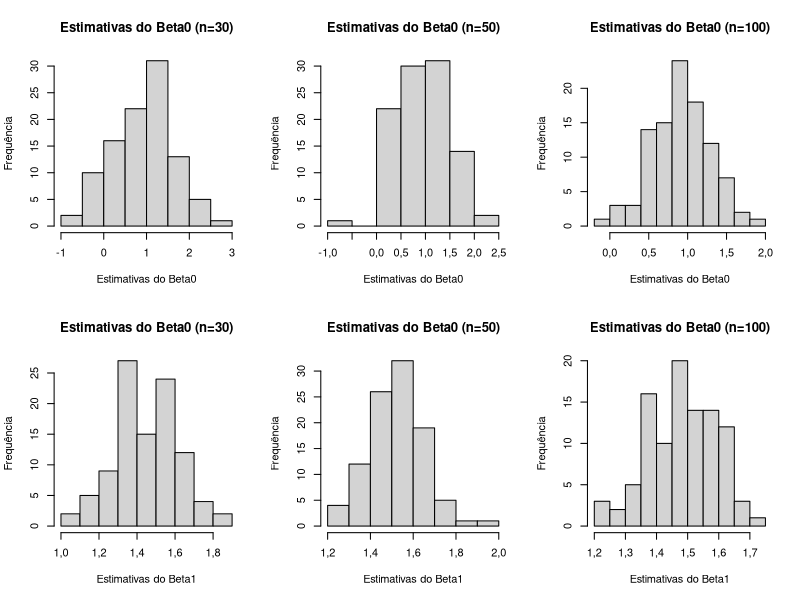

Write the R code that produced this figure. (Note: this script raises an error after producing the figure.)
## ---- chunk 1
knitr::opts_chunk$set(
  echo = FALSE, 
  message = FALSE,
  warning = FALSE,
  tidy.opts = list(width.cutoff = 60),
  tidy = TRUE,
  digits=3
  )
options(
  OutDec = ",", 
  knitr.table.format = "latex", 
  xtable.comment = FALSE
  )
ggplot2::theme_set(ggplot2::theme_bw())
## ---- chunk 2
options(tinytex.verbose = TRUE)
## ---- chunk 3
x30 <- runif(30, 5, 20) # Gera os valores de X para uma amostra de tamanho 30
x30.mean <- mean(x30) # Calcula a média de X para uma amostra de tamanho 30
dif.x30.x30mean <- x30 - x30.mean # Calcula os desvios dos xi's em relação a média. 

x50 <- runif(50, 5, 20) # Gera os valores de X para uma amostra de tamanho 50
x50.mean <- mean(x50) # Calcula a média de X para uma amostra de tamanho 30
dif.x50.x50mean <- x50 - x50.mean # Calcula os desvios dos xi's em relação a média.

x100 <- runif(100, 5, 20) # Gera os valores de X para uma amostra de tamanho 100
x100.mean <- mean(x100) # Calcula a média de X para uma amostra de tamanho 100
dif.x100.x100mean <- x100 - x100.mean # Calcula os desvios dos xi's em relação a média.
## ---- chunk 4
# Gera os valores de Y para uma amostra de tamanho 30
y30a <- matrix(nrow = 30, ncol = 100)
for (i in 1:100) {
    y30a[,i] <- 1 + 1.5*dif.x30.x30mean + rnorm(30, 0, 4)
}

# Gera os valores de Y para uma amostra de tamanho 50
y50a <- matrix(nrow = 50, ncol = 100)
for (i in 1:100) {
    y50a[,i] <- 1 + 1.5*dif.x50.x50mean + rnorm(50, 0, 4)
}

# Gera os valores de Y para uma amostra de tamanho 100
y100a <- matrix(nrow = 100, ncol = 100)
for (i in 1:100) {
    y100a[,i] <- 1 + 1.5*dif.x100.x100mean + rnorm(100, 0, 4)
}
## ---- chunk 5
# Nomea as colunas dos Y's
colnames(y30a) <- paste("y30a", 1:100, sep = "")
colnames(y50a) <- paste("y50a", 1:100, sep = "")
colnames(y100a) <- paste("y100a", 1:100, sep = "")
## ---- chunk 6
# Ajusta todos os modelos da simulação para as amostras de tamanho 30
mnih30a <- list()
for (i in 1:100) {
 mnih30a[[i]] <- lm(y30a[,i] ~ dif.x30.x30mean) 
}

# Ajusta todos os modelos da simulação para as amostras de tamanho 50
mnih50a <- list()
for (i in 1:100) {
 mnih50a[[i]] <- lm(y50a[,i] ~ dif.x50.x50mean) 
}

# Ajusta todos os modelos da simulação para as amostras de tamanho 100
mnih100a <- list()
for (i in 1:100) {
 mnih100a[[i]] <- lm(y100a[,i] ~ dif.x100.x100mean) 
}
## ---- chunk 7
# Armazena as estimativas dos parâmetros para as amostras de tamanho 30
beta030a <- c()
beta130a <- c()
for (i in 1:100) {
  beta030a[i] <- mnih30a[[i]][[1]][[1]]
  beta130a[i] <- mnih30a[[i]][[1]][[2]]
}

# Armazena as estimativas dos parâmetros para as amostras de tamanho 50
beta050a <- c()
beta150a <- c()
for (i in 1:100) {
  beta050a[i] <- mnih50a[[i]][[1]][[1]]
  beta150a[i] <- mnih50a[[i]][[1]][[2]]
}

# Armazena as estimativas dos parâmetros para as amostras de tamanho 100
beta0100a <- c()
beta1100a <- c()
for (i in 1:100) {
  beta0100a[i] <- mnih100a[[i]][[1]][[1]]
  beta1100a[i] <- mnih100a[[i]][[1]][[2]]
}
## ---- chunk 8
# Gera os histogramas das estimativas dos parâmetros
par(mfrow = c(2,3))
hist(beta030a, main = "Estimativas do Beta0 (n=30)", xlab = "Estimativas do Beta0", ylab = "Frequência")
hist(beta050a, main = "Estimativas do Beta0 (n=50)", xlab = "Estimativas do Beta0", ylab = "Frequência")
hist(beta0100a, main = "Estimativas do Beta0 (n=100)", xlab = "Estimativas do Beta0", ylab = "Frequência")
hist(beta130a, main = "Estimativas do Beta0 (n=30)", xlab = "Estimativas do Beta1", ylab = "Frequência")
hist(beta150a, main = "Estimativas do Beta0 (n=50)", xlab = "Estimativas do Beta1", ylab = "Frequência")
hist(beta1100a, main = "Estimativas do Beta0 (n=100)", xlab = "Estimativas do Beta1", ylab = "Frequência")
## ---- chunk 9
# Armazena os intervalos de confiança de 95% para as estimativas do beta0 e beta1 para as amostras de tamanho 30
cibeta030a <- matrix(nrow = 100, ncol = 2)
cibeta130a <- matrix(nrow = 100, ncol = 2)
colnames(cibeta030a) <- c("2,5%", "97,5%")
colnames(cibeta130a) <- c("2,5%", "97,5%")
rownames(cibeta030a) <- paste("y30a", 1:100, sep = "")
rownames(cibeta130a) <- paste("y30a", 1:100, sep = "")
for (i in 1:100) {
  aux <- confint(mnih30a[[i]])
  cibeta030a[i,1] <- aux[1,1]
  cibeta030a[i,2] <- aux[1,2]
  cibeta130a[i,1] <- aux[2,1]
  cibeta130a[i,2] <- aux[2,2]
}

# Armazena os intervalos de confiança de 95% para as estimativas do beta0 e beta1 para as amostras de tamanho 50
cibeta050a <- matrix(nrow = 100, ncol = 2)
cibeta150a <- matrix(nrow = 100, ncol = 2)
colnames(cibeta050a) <- c("2,5%", "97,5%")
colnames(cibeta150a) <- c("2,5%", "97,5%")
rownames(cibeta050a) <- paste("y50a", 1:100, sep = "")
rownames(cibeta150a) <- paste("y50a", 1:100, sep = "")
for (i in 1:100) {
  aux <- confint(mnih50a[[i]])
  cibeta050a[i,1] <- aux[1,1]
  cibeta050a[i,2] <- aux[1,2]
  cibeta150a[i,1] <- aux[2,1]
  cibeta150a[i,2] <- aux[2,2]
}

# Armazena os intervalos de confiança de 95% para as estimativas do beta0 e beta1 para as amostras de tamanho 100
cibeta0100a <- matrix(nrow = 100, ncol = 2)
cibeta1100a <- matrix(nrow = 100, ncol = 2)
colnames(cibeta0100a) <- c("2,5%", "97,5%")
colnames(cibeta1100a) <- c("2,5%", "97,5%")
rownames(cibeta0100a) <- paste("y100a", 1:100, sep = "")
rownames(cibeta1100a) <- paste("y100a", 1:100, sep = "")
for (i in 1:100) {
  aux <- confint(mnih100a[[i]])
  cibeta0100a[i,1] <- aux[1,1]
  cibeta0100a[i,2] <- aux[1,2]
  cibeta1100a[i,1] <- aux[2,1]
  cibeta1100a[i,2] <- aux[2,2]
}
## ---- chunk 10
# Calcula os quantis amostrais de 2,5% e 97,5%
icbeta0.n30a <- quantile(beta030a, probs = c(0.025, 0.975))
icbeta0.n50a <- quantile(beta050a, probs = c(0.025, 0.975))
icbeta0.n100a <- quantile(beta0100a, probs = c(0.025, 0.975))
icbeta1.n30a <- quantile(beta130a, probs = c(0.025, 0.975))
icbeta1.n50a <- quantile(beta150a, probs = c(0.025, 0.975))
icbeta1.n100a <- quantile(beta1100a, probs = c(0.025, 0.975))
## ---- chunk 11
# Calcula a proporção de IC's que contém o verdadeiro valor do parâmetro
prop.cibeta030a <- cibeta030a %>% as_tibble() %>% mutate(contem = if_else(`2,5%` < 1 & `97,5%` > 1, 1,0)) %>% pull(contem) %>% mean()
prop.cibeta050a <- cibeta050a %>% as_tibble() %>% mutate(contem = if_else(`2,5%` < 1 & `97,5%` > 1, 1,0)) %>% pull(contem) %>% mean()
prop.cibeta0100a <- cibeta0100a %>% as_tibble() %>% mutate(contem = if_else(`2,5%` < 1 & `97,5%` > 1, 1,0)) %>% pull(contem) %>% mean()
prop.cibeta130a <- cibeta130a %>% as_tibble() %>% mutate(contem = if_else(`2,5%` < 1 & `97,5%` > 1, 1,0)) %>% pull(contem) %>% mean()
prop.cibeta150a <- cibeta150a %>% as_tibble() %>% mutate(contem = if_else(`2,5%` < 1 & `97,5%` > 1, 1,0)) %>% pull(contem) %>% mean()
prop.cibeta1100a <- cibeta1100a %>% as_tibble() %>% mutate(contem = if_else(`2,5%` < 1 & `97,5%` > 1, 1,0)) %>% pull(contem) %>% mean()
## ---- chunk 12
# Gera os valores de Y para uma amostra de tamanho 30
y30b <- matrix(nrow = 30, ncol = 100)
for (i in 1:100) {
    y30b[,i] <- 1 + 1.5*dif.x30.x30mean + rnorm(30, 0, 4*x30)
}

# Gera os valores de Y para uma amostra de tamanho 50
y50b <- matrix(nrow = 50, ncol = 100)
for (i in 1:100) {
    y50b[,i] <- 1 + 1.5*dif.x50.x50mean + rnorm(50, 0, 4*x50)
}

# Gera os valores de Y para uma amostra de tamanho 100
y100b <- matrix(nrow = 100, ncol = 100)
for (i in 1:100) {
    y100b[,i] <- 1 + 1.5*dif.x100.x100mean + rnorm(100, 0, 4*x100)
}
## ---- chunk 13
# Nomea as colunas dos Y's
colnames(y30b) <- paste("y30b", 1:100, sep = "")
colnames(y50b) <- paste("y50b", 1:100, sep = "")
colnames(y100b) <- paste("y100b", 1:100, sep = "")
## ---- chunk 14
# Ajusta todos os modelos da simulação para as amostras de tamanho 30
mnih30b <- list()
for (i in 1:100) {
 mnih30b[[i]] <- lm(y30b[,i] ~ dif.x30.x30mean) 
}

# Ajusta todos os modelos da simulação para as amostras de tamanho 50
mnih50b <- list()
for (i in 1:100) {
 mnih50b[[i]] <- lm(y50b[,i] ~ dif.x50.x50mean) 
}

# Ajusta todos os modelos da simulação para as amostras de tamanho 100
mnih100b <- list()
for (i in 1:100) {
 mnih100b[[i]] <- lm(y100b[,i] ~ dif.x100.x100mean) 
}
## ---- chunk 15
# Armazena as estimativas dos parâmetros para as amostras de tamanho 30
beta030b <- c()
beta130b <- c()
for (i in 1:100) {
  beta030b[i] <- mnih30b[[i]][[1]][[1]]
  beta130b[i] <- mnih30b[[i]][[1]][[2]]
}

# Armazena as estimativas dos parâmetros para as amostras de tamanho 50
beta050b <- c()
beta150b <- c()
for (i in 1:100) {
  beta050b[i] <- mnih50b[[i]][[1]][[1]]
  beta150b[i] <- mnih50b[[i]][[1]][[2]]
}

# Armazena as estimativas dos parâmetros para as amostras de tamanho 100
beta0100b <- c()
beta1100b <- c()
for (i in 1:100) {
  beta0100b[i] <- mnih100b[[i]][[1]][[1]]
  beta1100b[i] <- mnih100b[[i]][[1]][[2]]
}
## ---- chunk 16
# Gera os histogramas das estimativas dos parâmetros
par(mfrow = c(2,3))
hist(beta030b, main = "Estimativas do Beta0 (n=30)", xlab = "Estimativas do Beta0", ylab = "Frequência")
hist(beta050b, main = "Estimativas do Beta0 (n=50)", xlab = "Estimativas do Beta0", ylab = "Frequência")
hist(beta0100b, main = "Estimativas do Beta0 (n=100)", xlab = "Estimativas do Beta0", ylab = "Frequência")
hist(beta130b, main = "Estimativas do Beta0 (n=30)", xlab = "Estimativas do Beta1", ylab = "Frequência")
hist(beta150b, main = "Estimativas do Beta0 (n=50)", xlab = "Estimativas do Beta1", ylab = "Frequência")
hist(beta1100b, main = "Estimativas do Beta0 (n=100)", xlab = "Estimativas do Beta1", ylab = "Frequência")
## ---- chunk 17
# Armazena os intervalos de confiança de 95% para as estimativas do beta0 e beta1 para as amostras de tamanho 30
cibeta030b <- matrix(nrow = 100, ncol = 2)
cibeta130b <- matrix(nrow = 100, ncol = 2)
colnames(cibeta030b) <- c("2,5%", "97,5%")
colnames(cibeta130b) <- c("2,5%", "97,5%")
rownames(cibeta030b) <- paste("y30b", 1:100, sep = "")
rownames(cibeta130b) <- paste("y30b", 1:100, sep = "")
for (i in 1:100) {
  aux <- confint(mnih30b[[i]])
  cibeta030b[i,1] <- aux[1,1]
  cibeta030b[i,2] <- aux[1,2]
  cibeta130b[i,1] <- aux[2,1]
  cibeta130b[i,2] <- aux[2,2]
}

# Armazena os intervalos de confiança de 95% para as estimativas do beta0 e beta1 para as amostras de tamanho 50
cibeta050b <- matrix(nrow = 100, ncol = 2)
cibeta150b <- matrix(nrow = 100, ncol = 2)
colnames(cibeta050b) <- c("2,5%", "97,5%")
colnames(cibeta150b) <- c("2,5%", "97,5%")
rownames(cibeta050b) <- paste("y50b", 1:100, sep = "")
rownames(cibeta150b) <- paste("y50b", 1:100, sep = "")
for (i in 1:100) {
  aux <- confint(mnih50b[[i]])
  cibeta050b[i,1] <- aux[1,1]
  cibeta050b[i,2] <- aux[1,2]
  cibeta150b[i,1] <- aux[2,1]
  cibeta150b[i,2] <- aux[2,2]
}

# Armazena os intervalos de confiança de 95% para as estimativas do beta0 e beta1 para as amostras de tamanho 100
cibeta0100b <- matrix(nrow = 100, ncol = 2)
cibeta1100b <- matrix(nrow = 100, ncol = 2)
colnames(cibeta0100b) <- c("2,5%", "97,5%")
colnames(cibeta1100b) <- c("2,5%", "97,5%")
rownames(cibeta0100b) <- paste("y100b", 1:100, sep = "")
rownames(cibeta1100b) <- paste("y100b", 1:100, sep = "")
for (i in 1:100) {
  aux <- confint(mnih100b[[i]])
  cibeta0100b[i,1] <- aux[1,1]
  cibeta0100b[i,2] <- aux[1,2]
  cibeta1100b[i,1] <- aux[2,1]
  cibeta1100b[i,2] <- aux[2,2]
}
## ---- chunk 18
#Calcula os quantis amostrais de 2,5% e 97,5%
icbeta0.n30b <- quantile(beta030b, probs = c(0.025, 0.975))
icbeta0.n50b <- quantile(beta050b, probs = c(0.025, 0.975))
icbeta0.n100b <- quantile(beta0100b, probs = c(0.025, 0.975))
icbeta1.n30b <- quantile(beta130b, probs = c(0.025, 0.975))
icbeta1.n50b <- quantile(beta150b, probs = c(0.025, 0.975))
icbeta1.n100b <- quantile(beta1100b, probs = c(0.025, 0.975))
## ---- chunk 19
# Calcula a proporção de IC's que contém o verdadeiro valor do parâmetro
prop.cibeta030b <- cibeta030b %>% as_tibble() %>% mutate(contem = if_else(`2,5%` < 1 & `97,5%` > 1, 1,0)) %>% pull(contem) %>% mean()
prop.cibeta050b <- cibeta050b %>% as_tibble() %>% mutate(contem = if_else(`2,5%` < 1 & `97,5%` > 1, 1,0)) %>% pull(contem) %>% mean()
prop.cibeta0100b <- cibeta0100b %>% as_tibble() %>% mutate(contem = if_else(`2,5%` < 1 & `97,5%` > 1, 1,0)) %>% pull(contem) %>% mean()
prop.cibeta130b <- cibeta130b %>% as_tibble() %>% mutate(contem = if_else(`2,5%` < 1 & `97,5%` > 1, 1,0)) %>% pull(contem) %>% mean()
prop.cibeta150b <- cibeta150b %>% as_tibble() %>% mutate(contem = if_else(`2,5%` < 1 & `97,5%` > 1, 1,0)) %>% pull(contem) %>% mean()
prop.cibeta1100b <- cibeta1100b %>% as_tibble() %>% mutate(contem = if_else(`2,5%` < 1 & `97,5%` > 1, 1,0)) %>% pull(contem) %>% mean()
## ---- chunk 20
# Gera os valores de Y para uma amostra de tamanho 30
y30c <- matrix(nrow = 30, ncol = 100)
for (i in 1:100) {
    y30c[,i] <- 1 + 1.5*dif.x30.x30mean + rt(30, 6, 6/4)
}

# Gera os valores de Y para uma amostra de tamanho 50
y50c <- matrix(nrow = 50, ncol = 100)
for (i in 1:100) {
    y50c[,i] <- 1 + 1.5*dif.x50.x50mean + rt(50, 6, 6/4)
}

# Gera os valores de Y para uma amostra de tamanho 100
y100c <- matrix(nrow = 100, ncol = 100)
for (i in 1:100) {
    y100c[,i] <- 1 + 1.5*dif.x100.x100mean + rt(100, 6, 6/4)
}
## ---- chunk 21
# Nomea as colunas dos Y's
colnames(y30c) <- paste("y30c", 1:100, sep = "")
colnames(y50c) <- paste("y50c", 1:100, sep = "")
colnames(y100c) <- paste("y100c", 1:100, sep = "")
## ---- chunk 22
# Ajusta todos os modelos da simulação para as amostras de tamanho 30
mnih30c <- list()
for (i in 1:100) {
 mnih30c[[i]] <- lm(y30c[,i] ~ dif.x30.x30mean) 
}

# Ajusta todos os modelos da simulação para as amostras de tamanho 50
mnih50c <- list()
for (i in 1:100) {
 mnih50c[[i]] <- lm(y50c[,i] ~ dif.x50.x50mean) 
}

# Ajusta todos os modelos da simulação para as amostras de tamanho 100
mnih100c <- list()
for (i in 1:100) {
 mnih100c[[i]] <- lm(y100c[,i] ~ dif.x100.x100mean) 
}
## ---- chunk 23
# Armazena as estimativas dos parâmetros para as amostras de tamanho 30
beta030c <- c()
beta130c <- c()
for (i in 1:100) {
  beta030c[i] <- mnih30c[[i]][[1]][[1]]
  beta130c[i] <- mnih30c[[i]][[1]][[2]]
}

# Armazena as estimativas dos parâmetros para as amostras de tamanho 50
beta050c <- c()
beta150c <- c()
for (i in 1:100) {
  beta050c[i] <- mnih50c[[i]][[1]][[1]]
  beta150c[i] <- mnih50c[[i]][[1]][[2]]
}

# Armazena as estimativas dos parâmetros para as amostras de tamanho 100
beta0100c <- c()
beta1100c <- c()
for (i in 1:100) {
  beta0100c[i] <- mnih100c[[i]][[1]][[1]]
  beta1100c[i] <- mnih100c[[i]][[1]][[2]]
}
## ---- chunk 24
# Gera os histogramas das estimativas dos parâmetros
par(mfrow = c(2,3))
hist(beta030c, main = "Estimativas do Beta0 (n=30)", xlab = "Estimativas do Beta0", ylab = "Frequência")
hist(beta050c, main = "Estimativas do Beta0 (n=50)", xlab = "Estimativas do Beta0", ylab = "Frequência")
hist(beta0100c, main = "Estimativas do Beta0 (n=100)", xlab = "Estimativas do Beta0", ylab = "Frequência")
hist(beta130c, main = "Estimativas do Beta0 (n=30)", xlab = "Estimativas do Beta1", ylab = "Frequência")
hist(beta150c, main = "Estimativas do Beta0 (n=50)", xlab = "Estimativas do Beta1", ylab = "Frequência")
hist(beta1100c, main = "Estimativas do Beta0 (n=100)", xlab = "Estimativas do Beta1", ylab = "Frequência")
## ---- chunk 25
# Armazena os intervalos de confiança de 95% para as estimativas do beta0 e beta1 para as amostras de tamanho 30
cibeta030c <- matrix(nrow = 100, ncol = 2)
cibeta130c <- matrix(nrow = 100, ncol = 2)
colnames(cibeta030c) <- c("2,5%", "97,5%")
colnames(cibeta130c) <- c("2,5%", "97,5%")
rownames(cibeta030c) <- paste("y30c", 1:100, sep = "")
rownames(cibeta130c) <- paste("y30c", 1:100, sep = "")
for (i in 1:100) {
  aux <- confint(mnih30c[[i]])
  cibeta030c[i,1] <- aux[1,1]
  cibeta030c[i,2] <- aux[1,2]
  cibeta130c[i,1] <- aux[2,1]
  cibeta130c[i,2] <- aux[2,2]
}

# Armazena os intervalos de confiança de 95% para as estimativas do beta0 e beta1 para as amostras de tamanho 50
cibeta050c <- matrix(nrow = 100, ncol = 2)
cibeta150c <- matrix(nrow = 100, ncol = 2)
colnames(cibeta050c) <- c("2,5%", "97,5%")
colnames(cibeta150c) <- c("2,5%", "97,5%")
rownames(cibeta050c) <- paste("y50c", 1:100, sep = "")
rownames(cibeta150c) <- paste("y50c", 1:100, sep = "")
for (i in 1:100) {
  aux <- confint(mnih50c[[i]])
  cibeta050c[i,1] <- aux[1,1]
  cibeta050c[i,2] <- aux[1,2]
  cibeta150c[i,1] <- aux[2,1]
  cibeta150c[i,2] <- aux[2,2]
}

# Armazena os intervalos de confiança de 95% para as estimativas do beta0 e beta1 para as amostras de tamanho 100
cibeta0100c <- matrix(nrow = 100, ncol = 2)
cibeta1100c <- matrix(nrow = 100, ncol = 2)
colnames(cibeta0100c) <- c("2,5%", "97,5%")
colnames(cibeta1100c) <- c("2,5%", "97,5%")
rownames(cibeta0100c) <- paste("y100c", 1:100, sep = "")
rownames(cibeta1100c) <- paste("y100c", 1:100, sep = "")
for (i in 1:100) {
  aux <- confint(mnih100c[[i]])
  cibeta0100c[i,1] <- aux[1,1]
  cibeta0100c[i,2] <- aux[1,2]
  cibeta1100c[i,1] <- aux[2,1]
  cibeta1100c[i,2] <- aux[2,2]
}
## ---- chunk 26
# Calcula os quantis amostrais de 2,5% e 97,5%
icbeta0.n30c <- quantile(beta030c, probs = c(0.025, 0.975))
icbeta0.n50c <- quantile(beta050c, probs = c(0.025, 0.975))
icbeta0.n100c <- quantile(beta0100c, probs = c(0.025, 0.975))
icbeta1.n30c <- quantile(beta130c, probs = c(0.025, 0.975))
icbeta1.n50c <- quantile(beta150c, probs = c(0.025, 0.975))
icbeta1.n100c <- quantile(beta1100c, probs = c(0.025, 0.975))
## ---- chunk 27
# Calcula a proporção de IC's que contém o verdadeiro valor do parâmetro
prop.cibeta030c <- cibeta030c %>% as_tibble() %>% mutate(contem = if_else(`2,5%` < 1 & `97,5%` > 1, 1,0)) %>% pull(contem) %>% mean()
prop.cibeta050c <- cibeta050c %>% as_tibble() %>% mutate(contem = if_else(`2,5%` < 1 & `97,5%` > 1, 1,0)) %>% pull(contem) %>% mean()
prop.cibeta0100c <- cibeta0100c %>% as_tibble() %>% mutate(contem = if_else(`2,5%` < 1 & `97,5%` > 1, 1,0)) %>% pull(contem) %>% mean()
prop.cibeta130c <- cibeta130c %>% as_tibble() %>% mutate(contem = if_else(`2,5%` < 1 & `97,5%` > 1, 1,0)) %>% pull(contem) %>% mean()
prop.cibeta150c <- cibeta150c %>% as_tibble() %>% mutate(contem = if_else(`2,5%` < 1 & `97,5%` > 1, 1,0)) %>% pull(contem) %>% mean()
prop.cibeta1100c <- cibeta1100c %>% as_tibble() %>% mutate(contem = if_else(`2,5%` < 1 & `97,5%` > 1, 1,0)) %>% pull(contem) %>% mean()
## ---- chunk 28
# Gera os vetores de médias
mu.30 <- rep(0, times=30)
mu.50 <- rep(0, times=50)
mu.100 <- rep(0, times=100)

# Gera as matrizes de variâncias e covariâncias
var.cov.matrix.n30 <- matrix(3.6, nrow = 30, ncol = 30)
diag(var.cov.matrix.n30) <- 4
var.cov.matrix.n50 <- matrix(3.6, nrow = 50, ncol = 50)
diag(var.cov.matrix.n50) <- 4
var.cov.matrix.n100 <- matrix(3.6, nrow = 100, ncol = 100)
diag(var.cov.matrix.n100) <- 4

# Gera os 100 valores de Y para uma normal multivariada com vetor de médias e matriz de covariâncias dadas acima
library(MASS)
y30d <- mvrnorm(100, mu.30, var.cov.matrix.n30)
y30d <- t(y30d)
y50d <- mvrnorm(100, mu.50, var.cov.matrix.n50)
y50d <- t(y50d)
y100d <- mvrnorm(100, mu.100, var.cov.matrix.n100)
y100d <- t(y100d)
## ---- chunk 29
# Nomea as colunas de Y
colnames(y30d) <- paste("y30d", 1:100, sep = "")
colnames(y50d) <- paste("y50d", 1:100, sep = "")
colnames(y100d) <- paste("y100d", 1:100, sep = "")
## ---- chunk 30
# Ajusta todos os modelos da simulação para as amostras de tamanho 30
mnih30d <- list()
for (i in 1:100) {
 mnih30d[[i]] <- lm(y30d[,i] ~ dif.x30.x30mean) 
}

# Ajusta todos os modelos da simulação para as amostras de tamanho 50
mnih50d <- list()
for (i in 1:100) {
 mnih50d[[i]] <- lm(y50d[,i] ~ dif.x50.x50mean) 
}

# Ajusta todos os modelos da simulação para as amostras de tamanho 100
mnih100d <- list()
for (i in 1:100) {
 mnih100d[[i]] <- lm(y100d[,i] ~ dif.x100.x100mean) 
}
## ---- chunk 31
# Armazena as estimativas dos parâmetros para as amostras de tamanho 30
beta030d <- c()
beta130d <- c()
for (i in 1:100) {
  beta030d[i] <- mnih30d[[i]][[1]][[1]]
  beta130d[i] <- mnih30d[[i]][[1]][[2]]
}

# Armazena as estimativas dos parâmetros para as amostras de tamanho 50
beta050d <- c()
beta150d <- c()
for (i in 1:100) {
  beta050d[i] <- mnih50d[[i]][[1]][[1]]
  beta150d[i] <- mnih50d[[i]][[1]][[2]]
}

# Armazena as estimativas dos parâmetros para as amostras de tamanho 100
beta0100d <- c()
beta1100d <- c()
for (i in 1:100) {
  beta0100d[i] <- mnih100d[[i]][[1]][[1]]
  beta1100d[i] <- mnih100d[[i]][[1]][[2]]
}
## ---- chunk 32
# Gera os histogramas das estimativas dos parâmetros
par(mfrow = c(2,3))
hist(beta030d, main = "Estimativas do Beta0 (n=30)", xlab = "Estimativas do Beta0", ylab = "Frequência")
hist(beta050d, main = "Estimativas do Beta0 (n=50)", xlab = "Estimativas do Beta0", ylab = "Frequência")
hist(beta0100d, main = "Estimativas do Beta0 (n=100)", xlab = "Estimativas do Beta0", ylab = "Frequência")
hist(beta130d, main = "Estimativas do Beta0 (n=30)", xlab = "Estimativas do Beta1", ylab = "Frequência")
hist(beta150d, main = "Estimativas do Beta0 (n=50)", xlab = "Estimativas do Beta1", ylab = "Frequência")
hist(beta1100d, main = "Estimativas do Beta0 (n=100)", xlab = "Estimativas do Beta1", ylab = "Frequência")
## ---- chunk 33
# Armazena os intervalos de confiança de 95% para as estimativas do beta0 e beta1 para as amostras de tamanho 30
cibeta030d <- matrix(nrow = 100, ncol = 2)
cibeta130d <- matrix(nrow = 100, ncol = 2)
colnames(cibeta030d) <- c("2,5%", "97,5%")
colnames(cibeta130d) <- c("2,5%", "97,5%")
rownames(cibeta030d) <- paste("y30d", 1:100, sep = "")
rownames(cibeta130d) <- paste("y30d", 1:100, sep = "")
for (i in 1:100) {
  aux <- confint(mnih30d[[i]])
  cibeta030d[i,1] <- aux[1,1]
  cibeta030d[i,2] <- aux[1,2]
  cibeta130d[i,1] <- aux[2,1]
  cibeta130d[i,2] <- aux[2,2]
}

# Armazena os intervalos de confiança de 95% para as estimativas do beta0 e beta1 para as amostras de tamanho 50
cibeta050d <- matrix(nrow = 100, ncol = 2)
cibeta150d <- matrix(nrow = 100, ncol = 2)
colnames(cibeta050d) <- c("2,5%", "97,5%")
colnames(cibeta150d) <- c("2,5%", "97,5%")
rownames(cibeta050d) <- paste("y50d", 1:100, sep = "")
rownames(cibeta150d) <- paste("y50d", 1:100, sep = "")
for (i in 1:100) {
  aux <- confint(mnih50d[[i]])
  cibeta050d[i,1] <- aux[1,1]
  cibeta050d[i,2] <- aux[1,2]
  cibeta150d[i,1] <- aux[2,1]
  cibeta150d[i,2] <- aux[2,2]
}

# Armazena os intervalos de confiança de 95% para as estimativas do beta0 e beta1 para as amostras de tamanho 100
cibeta0100d <- matrix(nrow = 100, ncol = 2)
cibeta1100d <- matrix(nrow = 100, ncol = 2)
colnames(cibeta0100d) <- c("2,5%", "97,5%")
colnames(cibeta1100d) <- c("2,5%", "97,5%")
rownames(cibeta0100d) <- paste("y100d", 1:100, sep = "")
rownames(cibeta1100d) <- paste("y100d", 1:100, sep = "")
for (i in 1:100) {
  aux <- confint(mnih100d[[i]])
  cibeta0100d[i,1] <- aux[1,1]
  cibeta0100d[i,2] <- aux[1,2]
  cibeta1100d[i,1] <- aux[2,1]
  cibeta1100d[i,2] <- aux[2,2]
}
## ---- chunk 34
# Calcula os quantis amostrais de 2,5% e 97,5%
icbeta0.n30d <- quantile(beta030d, probs = c(0.025, 0.975))
icbeta0.n50d <- quantile(beta050d, probs = c(0.025, 0.975))
icbeta0.n100d <- quantile(beta0100d, probs = c(0.025, 0.975))
icbeta1.n30d <- quantile(beta130d, probs = c(0.025, 0.975))
icbeta1.n50d <- quantile(beta150d, probs = c(0.025, 0.975))
icbeta1.n100d <- quantile(beta1100d, probs = c(0.025, 0.975))
## ---- chunk 35
# Calcula a proporção de IC's que contém o verdadeiro valor do parâmetro
prop.cibeta030d <- cibeta030d %>% as_tibble() %>% mutate(contem = if_else(`2,5%` < 1 & `97,5%` > 1, 1,0)) %>% pull(contem) %>% mean()
prop.cibeta050d <- cibeta050d %>% as_tibble() %>% mutate(contem = if_else(`2,5%` < 1 & `97,5%` > 1, 1,0)) %>% pull(contem) %>% mean()
prop.cibeta0100d <- cibeta0100d %>% as_tibble() %>% mutate(contem = if_else(`2,5%` < 1 & `97,5%` > 1, 1,0)) %>% pull(contem) %>% mean()
prop.cibeta130d <- cibeta130d %>% as_tibble() %>% mutate(contem = if_else(`2,5%` < 1 & `97,5%` > 1, 1,0)) %>% pull(contem) %>% mean()
prop.cibeta150d <- cibeta150d %>% as_tibble() %>% mutate(contem = if_else(`2,5%` < 1 & `97,5%` > 1, 1,0)) %>% pull(contem) %>% mean()
prop.cibeta1100d <- cibeta1100d %>% as_tibble() %>% mutate(contem = if_else(`2,5%` < 1 & `97,5%` > 1, 1,0)) %>% pull(contem) %>% mean()
